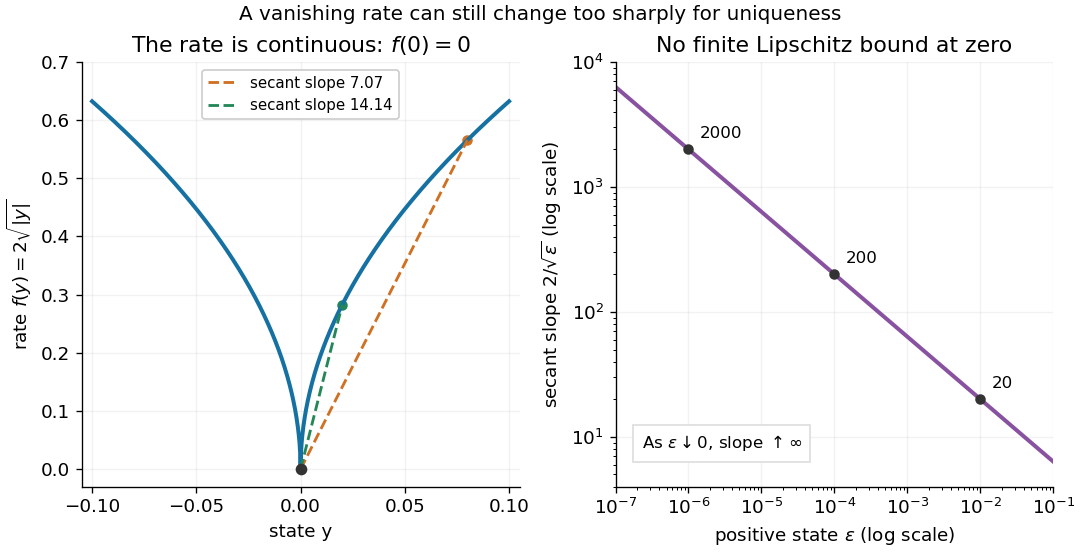

Source code (Python):
"""Plot rate continuity and secant growth near a square-root singularity.

Python 3.14, NumPy 2.3.5, Matplotlib 3.10.7. Write an opaque white PNG
with this script's basename to the current directory.
"""
from pathlib import Path

import matplotlib

matplotlib.use("Agg")
import matplotlib.pyplot as plt
import numpy as np


def main():
    plt.rcParams.update({"font.size": 11, "axes.spines.top": False,
                         "axes.spines.right": False})
    fig, (left, right) = plt.subplots(1, 2, figsize=(9.0, 4.6), dpi=120,
                                     constrained_layout=True, facecolor="white")
    y = np.unique(np.r_[np.linspace(-0.1, 0.1, 1201), 0.0])
    left.plot(y, 2 * np.sqrt(np.abs(y)), color="#1671a3", lw=2.4)
    left.scatter([0], [0], color="#333333", zorder=5)
    for eps, color, label in [(0.08, "#cf7023", "7.07"),
                              (0.02, "#238758", "14.14")]:
        left.plot([0, eps], [0, 2 * np.sqrt(eps)], ls="--", color=color,
                  lw=1.7, label=f"secant slope {label}")
        left.scatter([eps], [2 * np.sqrt(eps)], color=color, s=28)
    left.set(title=r"The rate is continuous: $f(0)=0$",
             xlabel="state y", ylabel=r"rate $f(y)=2\sqrt{|y|}$",
             xlim=(-0.105, 0.105), ylim=(-0.03, 0.7))
    left.legend(loc="upper center", fontsize=9, framealpha=1)
    eps = np.geomspace(1e-7, 1e-1, 501)
    right.loglog(eps, 2 / np.sqrt(eps), color="#8852a1", lw=2.4)
    for e in [1e-2, 1e-4, 1e-6]:
        slope = 2 / np.sqrt(e)
        right.scatter([e], [slope], color="#333333", s=28, zorder=5)
        right.annotate(f"{slope:.0f}", (e, slope), xytext=(7, 7),
                       textcoords="offset points", fontsize=10)
    right.set(title="No finite Lipschitz bound at zero",
              xlabel=r"positive state $\varepsilon$ (log scale)",
              ylabel=r"secant slope $2/\sqrt{\varepsilon}$ (log scale)",
              xlim=(1e-7, 1e-1), ylim=(4, 1e4))
    right.text(0.06, 0.09, r"As $\varepsilon\downarrow0$, slope $\uparrow\infty$",
               transform=right.transAxes, fontsize=10,
               bbox={"facecolor": "white", "edgecolor": "#dddddd", "pad": 5})
    fig.suptitle("A vanishing rate can still change too sharply for uniqueness", fontsize=12)
    for ax in (left, right):
        ax.set_facecolor("white")
        ax.grid(alpha=0.16)
    fig.savefig(Path.cwd() / Path(__file__).with_suffix(".png").name,
                facecolor="white", transparent=False)
    plt.close(fig)


if __name__ == "__main__":
    main()
